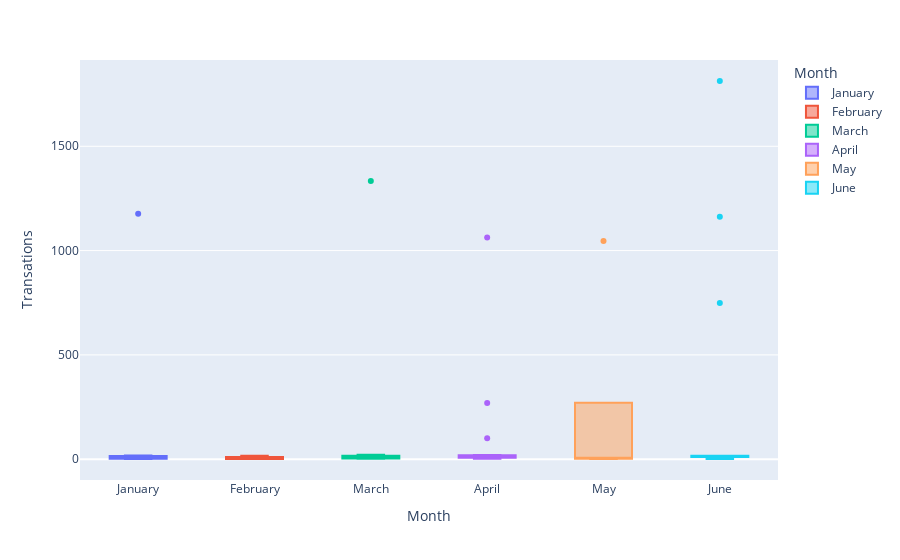

Notebook cell for this chart:
### Code cell
px.box(
    df_25,
    x = 'mm',
    y = 'amount',
    color = 'mm',
    boxmode = 'overlay',
    labels = {'mm':'Month', 'amount':'Transations'}
)

### Figure 1 — Plotly figure (JSON) as saved in the notebook; plotly's stock layout.template omitted (floating-point values rounded to 4 significant figures)
{"data": [{"alignmentgroup": "True", "hovertemplate": "Month=%{x}<br>Transations=%{y}<extra></extra>", "legendgroup": "January", "marker": {"color": "#636efa"}, "name": "January", "notched": false, "offsetgroup": "January", "orientation": "v", "showlegend": true, "type": "box", "x": ["January", "January", "January", "January", "January", "January", "January", "January", "January", "January"], "x0": " ", "xaxis": "x", "y": [1.46, 10.74, 2.93, 1.39, 17.84, 1.65, 15.86, 2.22, 1177, 2.75], "y0": " ", "yaxis": "y"}, {"alignmentgroup": "True", "hovertemplate": "Month=%{x}<br>Transations=%{y}<extra></extra>", "legendgroup": "February", "marker": {"color": "#EF553B"}, "name": "February", "notched": false, "offsetgroup": "February", "orientation": "v", "showlegend": true, "type": "box", "x": ["February", "February", "February", "February", "February", "February", "February", "February", "February", "February"], "x0": " ", "xaxis": "x", "y": [10.75, 10.81, 5.97, 3.69, 16.7, 1.26, 2.63, 11.01, 0.91, 1.18], "y0": " ", "yaxis": "y"}, {"alignmentgroup": "True", "hovertemplate": "Month=%{x}<br>Transations=%{y}<extra></extra>", "legendgroup": "March", "marker": {"color": "#00cc96"}, "name": "March", "notched": false, "offsetgroup": "March", "orientation": "v", "showlegend": true, "type": "box", "x": ["March", "March", "March", "March", "March", "March", "March", "March", "March", "March", "March", "March", "March"], "x0": " ", "xaxis": "x", "y": [12.42, 16.58, 1334, 2.88, 2.04, 13.57, 10.1, 1.65, 3.08, 4.2, 2.56, 18.28, 21.04], "y0": " ", "yaxis": "y"}, {"alignmentgroup": "True", "hovertemplate": "Month=%{x}<br>Transations=%{y}<extra></extra>", "legendgroup": "April", "marker": {"color": "#ab63fa"}, "name": "April", "notched": false, "offsetgroup": "April", "orientation": "v", "showlegend": true, "type": "box", "x": ["April", "April", "April", "April", "April", "April", "April", "April", "April", "April", "April", "April", "April", "April", "April", "April"], "x0": " ", "xaxis": "x", "y": [100, 2.62, 7.08, 17.15, 1063, 10.15, 10.06, 269, 10.24, 7.39, 6.01, 20.03, 2.79, 10.02, 15.66, 16.5], "y0": " ", "yaxis": "y"}, {"alignmentgroup": "True", "hovertemplate": "Month=%{x}<br>Transations=%{y}<extra></extra>", "legendgroup": "May", "marker": {"color": "#FFA15A"}, "name": "May", "notched": false, "offsetgroup": "May", "orientation": "v", "showlegend": true, "type": "box", "x": ["May", "May", "May", "May", "May"], "x0": " ", "xaxis": "x", "y": [1.1, 1046, 12.15, 2.27, 5.97], "y0": " ", "yaxis": "y"}, {"alignmentgroup": "True", "hovertemplate": "Month=%{x}<br>Transations=%{y}<extra></extra>", "legendgroup": "June", "marker": {"color": "#19d3f3"}, "name": "June", "notched": false, "offsetgroup": "June", "orientation": "v", "showlegend": true, "type": "box", "x": ["June", "June", "June", "June", "June", "June", "June", "June", "June", "June", "June", "June", "June", "June"], "x0": " ", "xaxis": "x", "y": [1162, 749, 10.69, 11.88, 1.03, 10.15, 11.01, 16.29, 15.98, 1813, 16.61, 11.53, 5.24, 2.27], "y0": " ", "yaxis": "y"}], "layout": {"autosize": true, "boxmode": "overlay", "legend": {"title": {"text": "Month"}, "tracegroupgap": 0}, "margin": {"t": 60}, "xaxis": {"anchor": "y", "autorange": true, "categoryarray": ["January", "February", "March", "April", "May", "June"], "categoryorder": "array", "domain": [0, 1], "range": [-0.5, 5.5], "title": {"text": "Month"}, "type": "category"}, "yaxis": {"anchor": "x", "autorange": true, "domain": [0, 1], "range": [-99.76, 1914.0], "title": {"text": "Transations"}, "type": "linear"}}}
